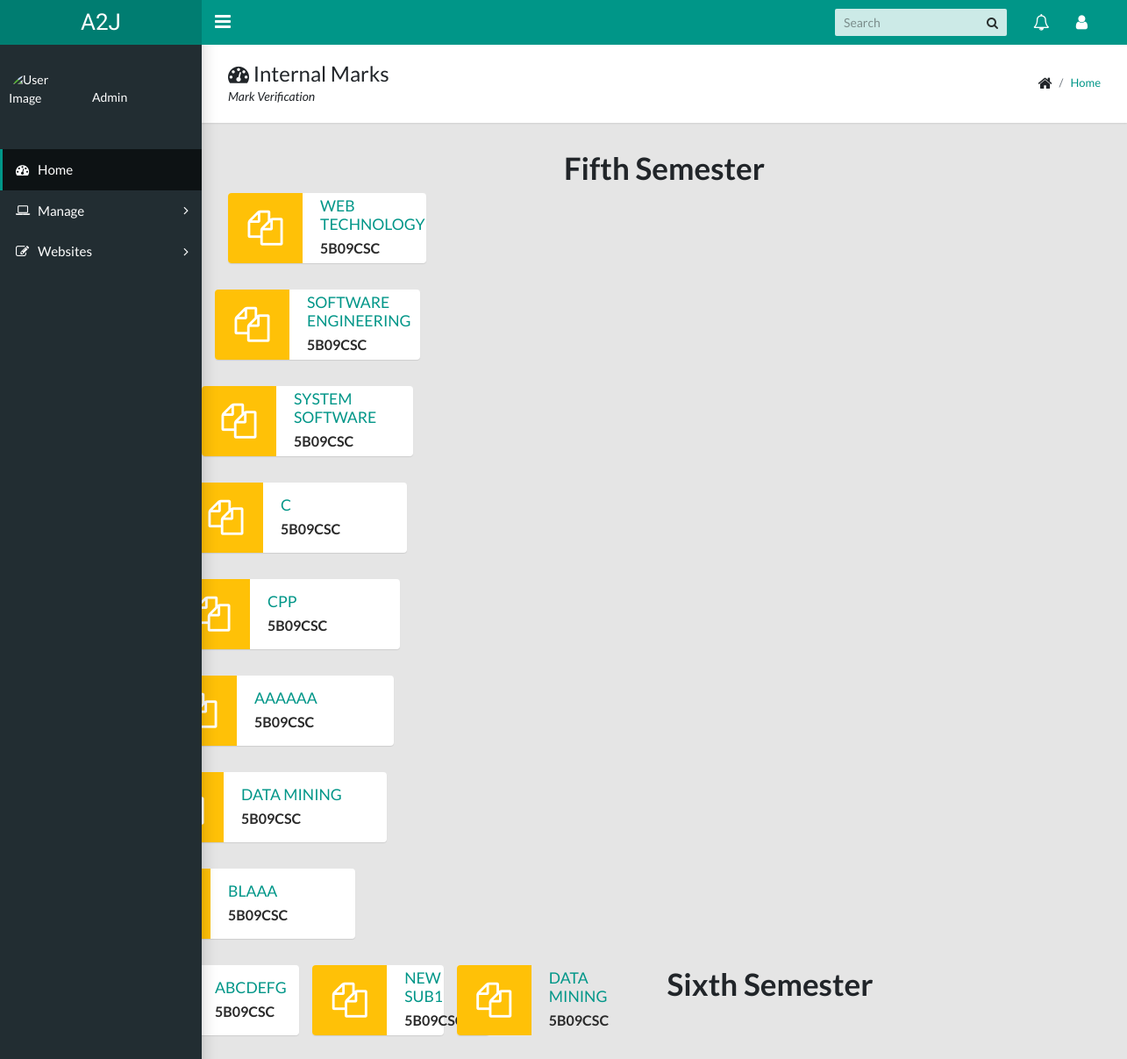
Screenshot of /fy.php with the database file from the repository.
### tables this page shows
CREATE TABLE `subject_db` (
  `sub_id` int(11) NOT NULL,
  `sub_name` varchar(100) NOT NULL,
  `year` varchar(20) NOT NULL,
  `sem_id` varchar(10) NOT NULL,
  `tea_id` int(11) NOT NULL,
  `mentor` varchar(20) NOT NULL
);

### fy.php (the view, shortened to what this page needs)
<?php
include 'db2.php';
$result=mysqli_query($con,"SELECT * FROM `subject_db` ORDER BY sub_id asc");
?>
<!DOCTYPE html>
<html lang="en">
  <head>
    <link rel="stylesheet" type="text/css" href="css/main.css">
    <link rel="stylesheet" type="text/css" href="https://maxcdn.bootstrapcdn.com/font-awesome/4.7.0/css/font-awesome.min.css">
  </head>
  <body class="app sidebar-mini">
<?php
include 'header.php';
?>
   <?php
   include 'leftbar.php';
   ?>
    <main class="app-content">
      <div class="app-title">
        <div>
          <h1><i class="fa fa-dashboard"></i> Internal Marks</h1>
          <p>Mark Verification</p>
        </div>
        <ul class="app-breadcrumb breadcrumb">
          <li class="breadcrumb-item"><i class="fa fa-home fa-lg"></i></li>
          <li class="breadcrumb-item"><a href="#">Home</a></li>
        </ul>
      </div>
       <center><h1>Fifth  Semester</h1></center>
         <?php
                $count=0;
                while ($row = mysqli_fetch_assoc($result)) { $count++;   ?>
      <div class="row">
        <div class="col-md-3">
          <div class="widget-small warning coloured-icon"><i class="icon fa fa-files-o fa-3x"></i>
            <div class="info">
              <h4><a href="third.php"><?php echo $row["sub_name"]; ?> </a></h4>
              <p><b>5B09CSC</b></p>
            </div>
          </div>
        </div>
  <?php } ?>
        </div>
          <center><h1>Sixth Semester</h1></center>
        </div>
    </main>
  </body>
</html>

### rows the page displays
subject_db: sub_name "WEB TECHNOLOGY"
subject_db: sub_name "SOFTWARE ENGINEERING"
subject_db: sub_name "SYSTEM SOFTWARE"
subject_db: sub_name "C"
subject_db: sub_name "CPP"
subject_db: sub_name "AAAAAA"
subject_db: sub_name "DATA MINING"
subject_db: sub_name "BLAAA"
subject_db: sub_name "ABCDEFG"
subject_db: sub_name "NEW SUB1"
subject_db: sub_name "DATA MINING"
